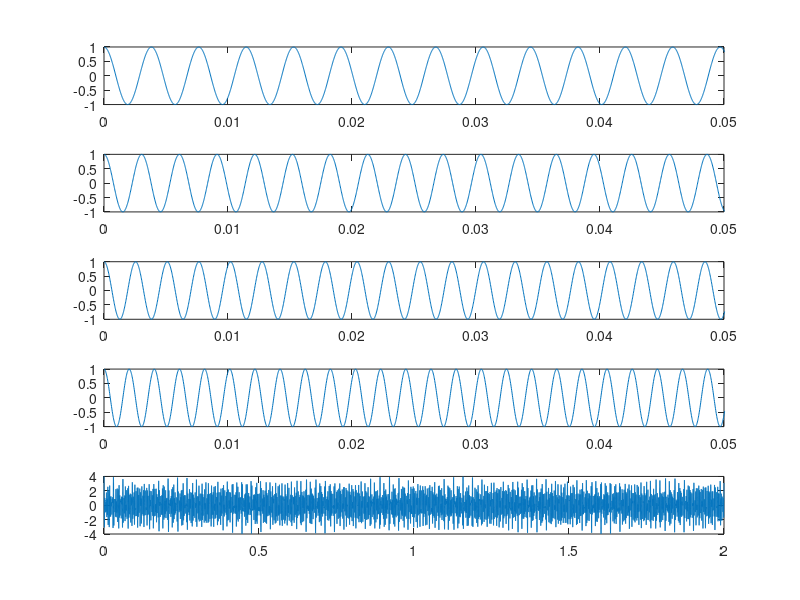
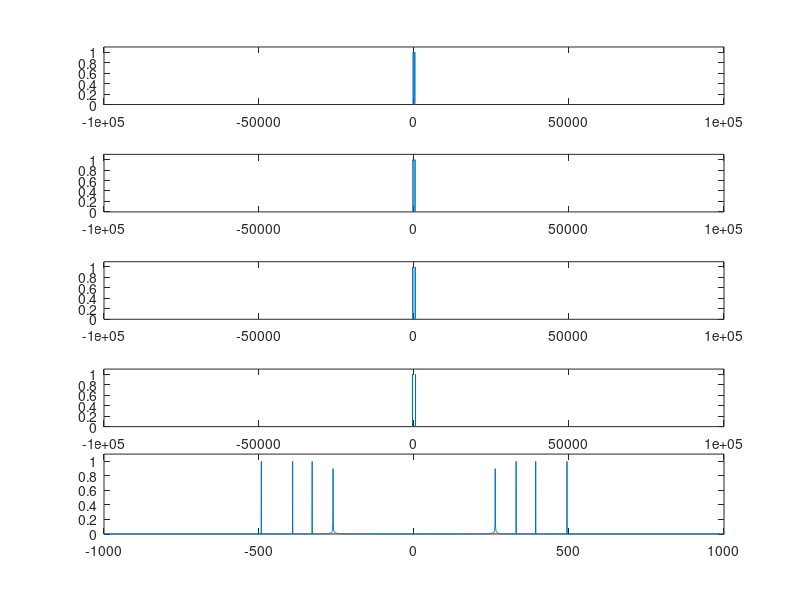

These figures' MATLAB source, in order:
fs = 48000;
A = [1 1 1 1];
f0 = [261.6256 329 391.9954 493];
T = 2;

t = 1/fs : 1/fs : T;
Ls = length(t);
f = -fs/2 +  fs/Ls : fs/Ls : fs/2;

sum = 0
SUM = 0

for i=1:4
  figure(1)
  x = atan(cot(pi*f0(i).*t)) * -2*A(i)/pi;
  y = A(i) * cos(2*pi*f0(i).*t);
  x = x*0 + y;
  subplot(510 + i)
  plot(t, x)
  axis([0 0.05], "tic", "label")
  
  sound(x, fs)
  
  figure(2)
  X = fftshift(fft(x));
  subplot(510 + i)
  plot(f, abs(X)/max(abs(X)))
  axis([-100000 100000 0 1.1], "tic", "label")
  
  sum += x;
  SUM += X;
end

sound(sum/max(sum), fs)
figure(1)
subplot(515)
plot(t, sum)
axis("tic", "label")

figure(2)
subplot(414)
plot(f, abs(SUM)/max(abs(SUM)))
axis([-1000 1000 0 1.1], "tic", "label")

